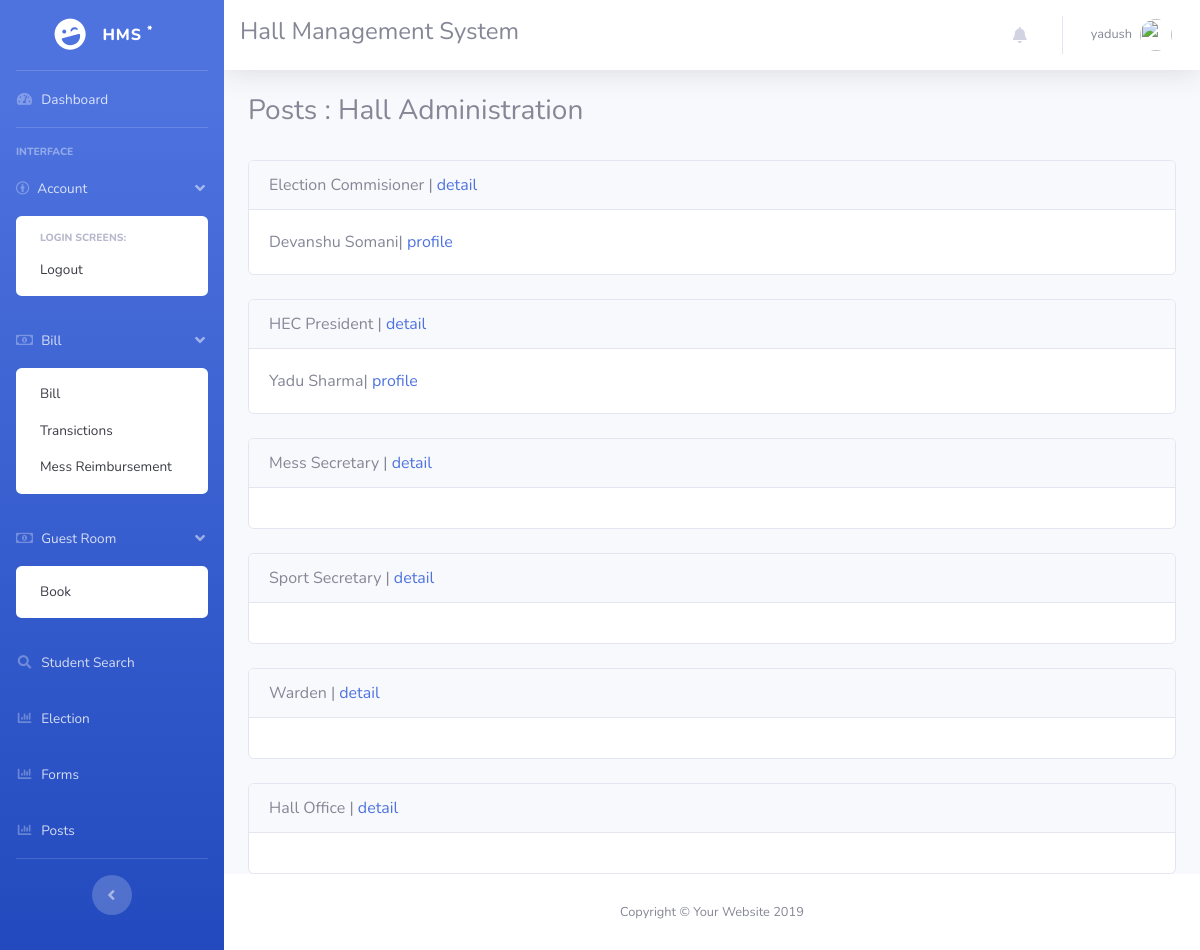
The app's page /posts/ (signed in) with its own data.
### accounts/models.py (models this page shows, shortened)
class Profile(models.Model):
    user = models.OneToOneField(User, on_delete=models.CASCADE)
    email_confirmed = models.BooleanField(default=False)
    name = models.CharField(max_length=255, default='')
    roll_no=models.IntegerField(default=0)
    branch=models.CharField(max_length=40,default='')
    program=models.CharField(max_length=10,default='')
    room=models.CharField(max_length=10,default='')
    address = models.CharField(max_length=255, default='')

class Post(models.Model):
    user = models.OneToOneField(User, on_delete=models.CASCADE)
    post_name = models.CharField(max_length=255, default='')
    post_holders = models.ManyToManyField(User, blank = True, related_name='posts')

### accounts/views.py (the view)
# urls.py: path('posts/', views.posts, name='posts'),
@login_required
def posts(request):
    posts = models.Post.objects.all()
    return render(request, 'accounts/posts.html', {'posts': posts} )

### accounts/profile_context.py (called while the page is built)
def context(request):
    if request.user.is_authenticated:
        try:
            profile = Profile.objects.get(user=request.user)
            post=Post.objects.filter(user=request.user)
            if post.exists():
                post=post.first()
            else:
                post=0
            return {'profile': profile,'post':post}
        except ObjectDoesNotExist:
            return {'profile': 0,'post':0}
    else:
        return {'profile': 0,'post':0}

### bill/bill_context.py (called while the page is built)
def context(request):
    if request.user.is_authenticated:
        try:
            biller = Billers.objects.get(user=request.user)
            return {'biller': biller}
        except ObjectDoesNotExist:
            return {'biller': 0}
    else:
        return {'biller': 0}

### accounts/templates/accounts/posts.html (shortened to what this page needs)
{% extends "layout.html" %}
{% load static %}
{% load bootstrap4 %}
{% block body %}
<h3>Posts : Hall Administration</h3>
{% for post in posts %}
<br>
<div class="card ">
    <div class="card-header">
    {{ post.post_name }}  | <a href="{% url 'accounts:post_detail' post.user.username %}">  detail </a>
    </div>
    <div class="card-body">
        {% for user in post.post_holders.all %}
            {{ user.profile.name }}| <a href="{% url 'accounts:user_profile' user.username %}">  profile </a>  <br>
        {% endfor %}
    </div>
</div>
{% endfor %}
{% endblock %}

### templates/layout.html (shortened to what this page needs)
<!DOCTYPE html>
<html lang="en">
{% load static %}
<head>
  <link rel="stylesheet" href="https://use.fontawesome.com/releases/v5.8.1/css/all.css">
  <link href="{% static 'css/sb-admin-2.min.css' %}" rel="stylesheet">
</head>
<body id="page-top">
  <div id="wrapper">
    <ul class="navbar-nav bg-gradient-primary sidebar sidebar-dark accordion" id="accordionSidebar">
      <a class="sidebar-brand d-flex align-items-center justify-content-center" href="{% url 'accounts:dashboard' %}">
        <div class="sidebar-brand-icon rotate-n-15">
          <i class="fas fa-laugh-wink"></i>
        </div>
        <div class="sidebar-brand-text mx-3">HMS <sup>*</sup></div>
      </a>
      <hr class="sidebar-divider my-0">
      <li class="nav-item">
        <a class="nav-link" href="{% url 'accounts:dashboard' %}">
          <i class="fas fa-fw fa-tachometer-alt"></i>
          <span>Dashboard</span></a>
      </li>
      <hr class="sidebar-divider">
      <div class="sidebar-heading">
        Interface
      </div>
      <li class="nav-item">
        <a class="nav-link" href="#" data-toggle="collapse" data-target="#collapsePages"  aria-controls="collapsePages">
            <i class="fab fa-creative-commons-by"></i>
          <span>Account</span>
        </a>
        <div id="collapsePages" class="collapse show" aria-labelledby="headingPages" data-parent="#accordionSidebar">
          <div class="bg-white py-2 collapse-inner rounded">
            <h6 class="collapse-header">Login Screens:</h6>
            <a class="collapse-item" href="{% url 'accounts:sign_out' %}">Logout</a>
          </div>
        </div>
      </li>
      <li class="nav-item">
        <a class="nav-link" href="#" data-toggle="collapse" data-target="#collapseBill"  aria-controls="collapsePages">
          <i class="far fa-money-bill-alt"></i>
          <span>Bill</span>
        </a>
        <div id="collapseBill" class="collapse show" aria-labelledby="headingPages" data-parent="#accordionSidebar">
          <div class="bg-white py-2 collapse-inner rounded">
            <a class="collapse-item" href="{% url 'bills:bill' %}">Bill</a>
            <a class="collapse-item" href="{% url 'bills:transiction' %}">Transictions</a>
            {% if biller and profile.user.username != "mess" %}
            {% else %}
            <a class="collapse-item" href="{% url 'bills:messrem' %}">Mess Reimbursement</a>
            {% endif %}
          </div>
        </div>
      </li>
      <li class="nav-item">
        <a class="nav-link" href="#" data-toggle="collapse" data-target="#collapseg"  aria-controls="collapsePages">
          <i class="far fa-money-bill-alt"></i>
          <span>Guest Room </span>
        </a>
        <div id="collapseg" class="collapse show" aria-labelledby="headingPages" data-parent="#accordionSidebar">
          <div class="bg-white py-2 collapse-inner rounded">
            <a class="collapse-item" href="/grb">Book</a>
          </div>
        </div>
      </li>
      <li class="nav-item">
        <a class="nav-link" href="{% url 'accounts:search' %}">
          <i class="fas fa-fw fa-search"></i>
          <span>Student Search</span></a>
      </li>
      <li class="nav-item">
        <a class="nav-link" href="{% url 'election:index' %}">
          <i class="fas fa-fw fa-chart-bar"></i>
          <span>Election</span></a>
      </li>
      <li class="nav-item">
        <a class="nav-link" href="{% url 'accounts:user_forms' %}">
          <i class="fas fa-fw fa-chart-bar"></i>
          <span>Forms</span></a>
      </li>
      <li class="nav-item">
        <a class="nav-link" href="{% url 'accounts:posts' %}">
          <i class="fas fa-fw fa-chart-bar"></i>
          <span>Posts</span></a>
      </li>
      <hr class="sidebar-divider d-none d-md-block">
      <div class="text-center d-none d-md-inline">
        <button class="rounded-circle border-0" id="sidebarToggle"></button>
      </div>
    </ul>
    <div id="content-wrapper" class="d-flex flex-column">
      <div id="content">
        <nav class="navbar navbar-expand navbar-light bg-white topbar mb-4 static-top shadow">
          <h4> Hall Management System </h4>
          <ul class="navbar-nav ml-auto">
            <li class="nav-item dropdown no-arrow mx-1">
              <a class="nav-link dropdown-toggle" href="#" id="alertsDropdown" role="button" data-toggle="dropdown" aria-haspopup="true" aria-expanded="false">
                <i class="fas fa-bell fa-fw"></i>
              </a>
            </li>
            <li class="nav-item dropdown no-arrow">
              <a class="nav-link dropdown-toggle" href="#" id="userDropdown" role="button" data-toggle="dropdown" aria-haspopup="true" aria-expanded="false">
                  {% if profile %}
                      <span class="mr-2 d-none d-lg-inline text-gray-600 small">{{ profile.user.username }}</span>
                  {% else %}
                      <span class="mr-2 d-none d-lg-inline text-gray-600 small">Valerie Luna</span>
                  {% endif %}
                <img class="img-profile rounded-circle" src="https://source.unsplash.com/QAB-WJcbgJk/60x60">
              </a>
            </li>
          </ul>
        </nav>
        <div class="container-fluid">
          {% block body %}{% endblock %}
        </div>
      </div>
      <footer class="sticky-footer bg-white">
        <div class="container my-auto">
          <div class="copyright text-center my-auto">
            <span>Copyright &copy; Your Website 2019</span>
          </div>
        </div>
      </footer>
    </div>
  </div>
</body>
</html>

### records on screen
Profile: user.username "yadush"
Post: post_name "Election Commisioner"
Post: post_name "HEC President"
Post: post_name "Mess Secretary"
Post: post_name "Sport Secretary"
Post: post_name "Warden"
Post: post_name "Hall Office"

### other values on screen
{{ user.profile.name }} "Devanshu Somani"
{{ user.profile.name }} "Yadu Sharma"
